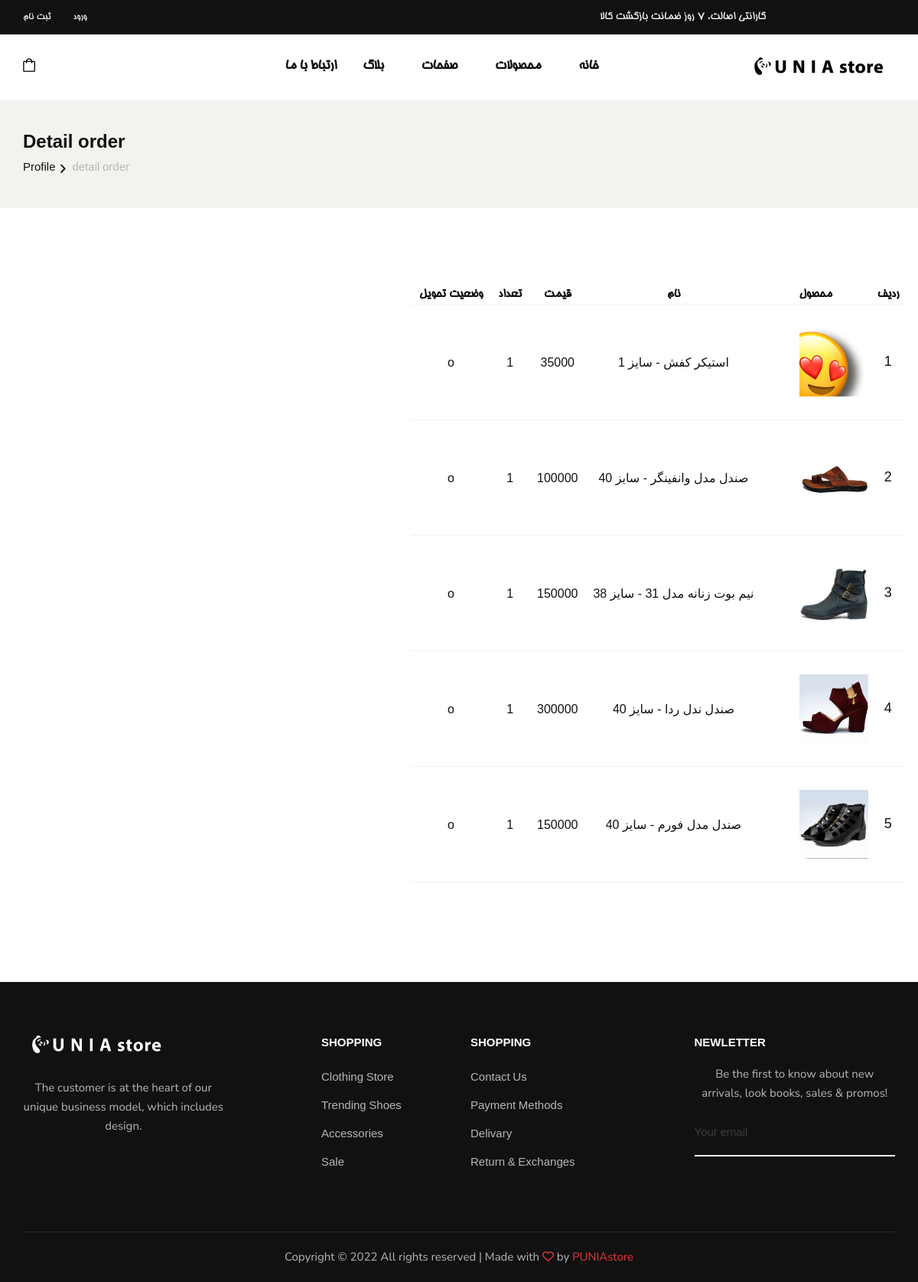
Before: /detailorder/9 with the older database file.
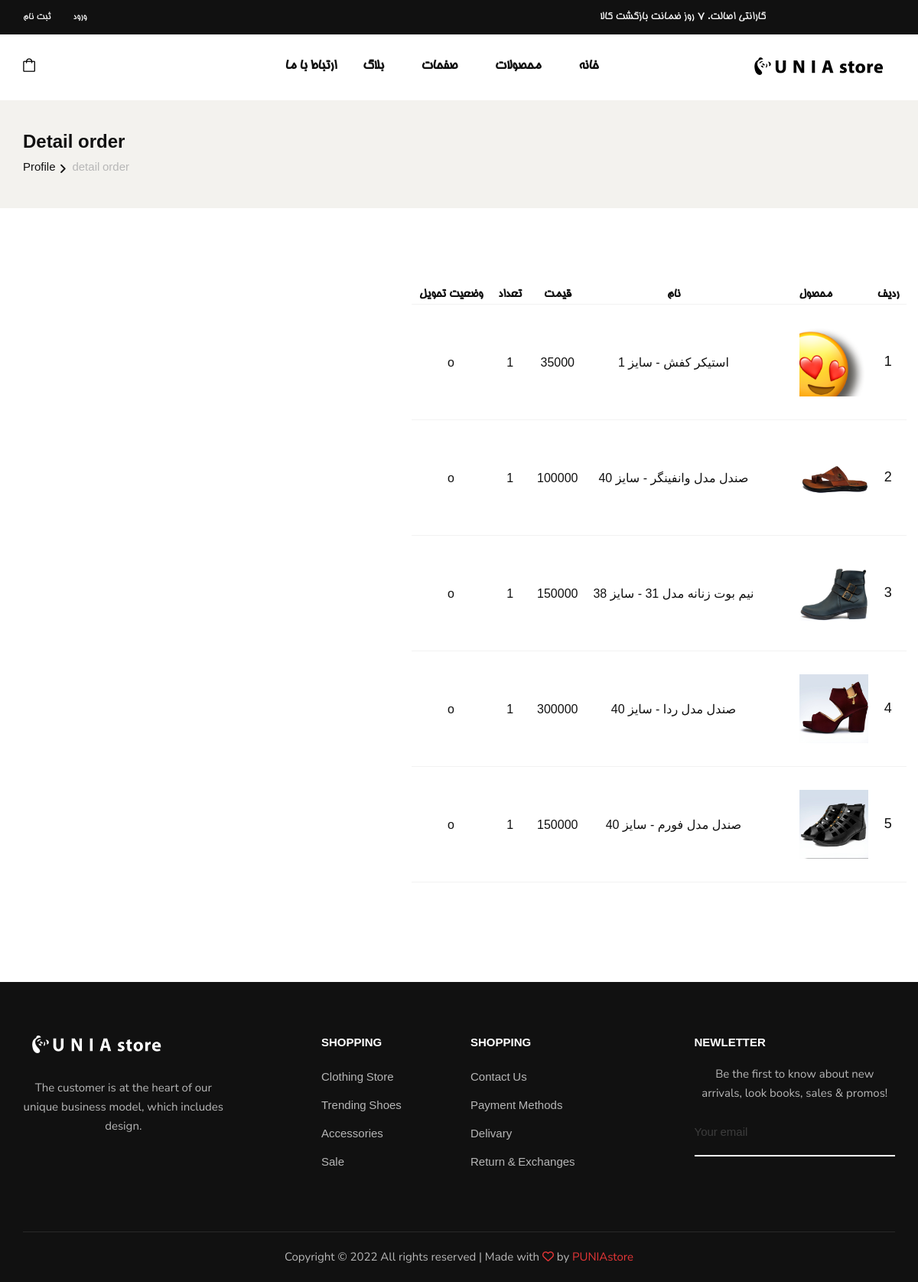
After: the same page with the newer database file.
### shop/models.py (models this page shows, shortened)
class OrderItem(models.Model):
    order = models.ForeignKey(Order, on_delete=models.CASCADE)
    variantProduct = models.ForeignKey(
        VariantProduct, null=True, on_delete=models.CASCADE)
    price = models.IntegerField(null=True, blank=True)
    quantity = models.IntegerField(null=True,blank=True,default=1)
    status = models.IntegerField(choices=orderItemChoices, default=1)

class VariantProduct(models.Model):
    product = models.ForeignKey(Product, on_delete=models.CASCADE)
    quantity = models.IntegerField(default=0)
    dkpc = models.CharField(unique=True, max_length=12, null=True, blank=True)
    size = models.IntegerField()
    mainPrice = models.IntegerField()
    discountPrice = models.IntegerField(null=True, blank=True)
    def __str__(self):
        return f'{self.product} - سایز {self.size}'

class Product(models.Model):
    name = models.CharField(max_length=50)
    desciption = models.TextField(max_length=300, null=True, blank=True)
    category = models.ManyToManyField(Category)
    dkp = models.CharField(unique=True, max_length=12, null=True, blank=True)
    createDate = models.DateField(null=True)
    averageRating = models.FloatField(null=True, blank=True , default=0.0)
    ratingCount = models.IntegerField(null=True, blank=True , default=0)
    cover = models.ImageField(
        upload_to='images/', default=None, blank=True, null=True)
    def __str__(self):
        return self.name

### shop/views.py (the view)
# urls.py: path('detailorder/<int:orderId>', views.detailorder, name='detailorder'),
def detailorder(request,orderId):
    if request.method == 'POST':
        try:
            print('\033[91m' + "print:  " + str(request.POST) + '\033[0m')
        except:
            pass
    else:
        orderItems=OrderItem.objects.filter(order=orderId)
        context={'orderItems':orderItems}
    return render(request,'shop/detailorder.html',context)

### shop/templates/shop/detailorder.html
{% extends 'base.html' %}
{% load humanize %}
{%load mathfilters %}
{% block content %}
<section class="breadcrumb-option">
    <div class="container">
        <div class="row">
            <div class="col-lg-12">
                <div class="breadcrumb__text">
                    <h4>Detail order</h4>
                    <div class="breadcrumb__links">
                        <a href="#">Profile</a>
                        <span>detail order</span>
                    </div>
                </div>
            </div>
        </div>
    </div>
</section>
<section class="shopping-cart spad" style="direction:rtl;text-align: right;">
    <div class="container">
        <div class="row">
            <div class="shopping__cart__table">
                <table>
                    <thead>
                        <tr style="text-align: center;">
                            <th style="padding-left: 10px;padding-right: 10px;padding-bottom: 0px;">ردیف</th>
                            <th style="padding-left: 10px;padding-right: 10px;padding-bottom: 0px;">محصول</th>
                            <th style="padding-left: 10px;padding-right: 10px;padding-bottom: 0px;">نام</th>
                            <th style="padding-left: 10px;padding-right: 10px;padding-bottom: 0px;">قیمت</th>
                            <th style="padding-left: 10px;padding-right: 10px;padding-bottom: 0px;">تعداد</th>
                            <th style="padding-left: 10px;padding-right: 10px;padding-bottom: 0px;">وضعیت تحویل</th>
                        </tr>
                    </thead>
                    <tbody>
                        {%for item in orderItems%}
                        <tr style="text-align: center;">
                                <td class="product__cart__item__text" style="padding-left: 10px;padding-right: 10px;">
                                    <h5>{{forloop.counter}}</h5>
                                </td>
                                <td calss="product__cart__item" style="padding-left: 50px;" >
                                    <div class="product__cart__item__pic" style="  height: 90px;width: 90px;">
                                        <img src={{item.variantProduct.product.cover.url}} alt="">
                                    </div>
                                </td>
                                <td class="product__cart__item__text" style="padding-left: 10px;padding-right: 10px;">
                                    <h6>{{item.variantProduct}}</h6>
                                </td>
                                <td class="product__cart__item__text" style="padding-left: 10px;padding-right: 10px;">
                                    <h6>{{item.price}}</h6>
                                </td>
                                <td class="product__cart__item__text" style="padding-left: 10px;padding-right: 10px;">
                                    <h6 >{{item.quantity}}</h6>
                                </td>
                                <td class="product__cart__item__text" style="padding-left: 10px;padding-right: 10px;">
                                    <h6>{{item.get_status_display}}</h6>
                                </td>
                        </tr>
                        {%endfor%}
                    </tbody>
                </table>
            </div>
        </div>
    </div>
</section>
{%endblock%}

Changed rows visible on the page:
changed through a linked row, OrderItem: variantProduct "صندل ندل ردا - سایز 40" → "صندل مدل ردا - سایز 40"
